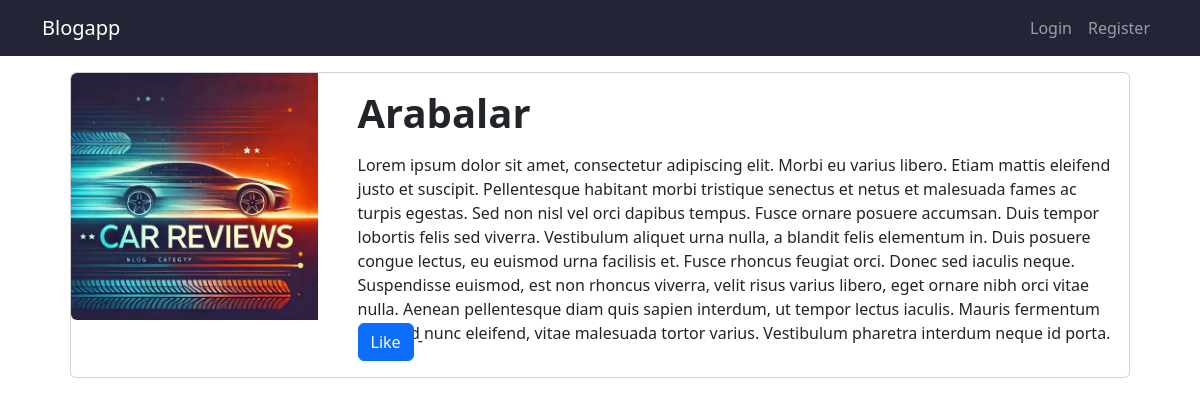
The page /blogs/arabalar on the database its author committed.
### blog/models.py (models this page shows, shortened)
class Blog(models.Model):
    title = models.CharField(max_length=200)
    image = models.ImageField(default="fallback.webp", blank=True,upload_to="blogs")
    description = RichTextField()
    is_active = models.BooleanField(default = False)
    is_home = models.BooleanField(default = False)
    slug = models.SlugField(null=False, blank=True, unique=True, db_index=True, editable = False)
    categories = models.ManyToManyField(Category, blank = True)
    blog_date = models.DateTimeField(auto_now_add=True)
    author = models.ForeignKey(User, on_delete=models.CASCADE, default=1)
    likes = models.ManyToManyField(User, related_name='blogpost_like')

### blog/views.py (the view)
# urls.py: path('blogs/<slug:slug>', views.blog_details, name='blog_details'),
def blog_details(request, slug):
    blog = Blog.objects.get(slug = slug)
    return render(request, 'blog/blog-details.html', {
        'blog': blog
    })

### blog/templates/blog/blog-details.html (shortened to what this page needs)
{%extends 'base.html'%} {%block title%} Blog Details {%endblock%}
{% block content %}
{%load static%}
<div class="container mt-3">
    <div class="row m-3">
        <div class="col-12">
            <div class="card mb-3">
                <div class="row">
                  <div class="col-md-3">
                    <img src="{{ blog.image.url}}" class="img-fluid rounded-start" alt="">
                  </div>
                  <div class="col-md-9">
                    <div class="card-body">
                        <h1 class="card-title fw-bold">
                            {{blog.title}}
                        </h1>
                      <p class="card-text"> {{blog.description | safe }}</p>
                      <div class="position-absolute bottom-0 py-3">
                      <form action="{% url 'blogpost_like' blog.id %}" method="POST">
                              <button type="submit" name="blog_id" value="{{blog.id}}" class="btn btn-primary">Like</button> - {{number_of_likes}}
                      </form>
                      </div>
                    </div>
                  </div>
                </div>
            </div>
        </div>
    </div>
</div>
{% endblock %} {% block js_files %} {%endblock%}

### rows shown on the page
Blog: image (picture), title "Arabalar", description "Lorem ipsum dolor sit amet, consectetur adipiscing elit. Morbi eu varius libero. Etiam mattis eleifend justo et suscipit. Pellentesque habitant morbi tristique senectus et netus et malesuada fames ac turpis egestas. Sed non nisl vel orci dapibus tempus. Fusce ornare posuere accumsan. Duis tempor lobortis felis sed viverra. Vestibulum aliquet urna nulla, a blandit felis elementum in. Duis posuere congue lectus, eu euismod urna facilisis et. Fusce rhoncus feugiat orci. Donec sed iaculis neque. Suspendisse euismod, est non rhoncus viverra, velit risus varius libero, eget ornare nibh orci vitae nulla. Aenean pellentesque diam quis sapien interdum, ut tempor lectus iaculis. Mauris fermentum…"
